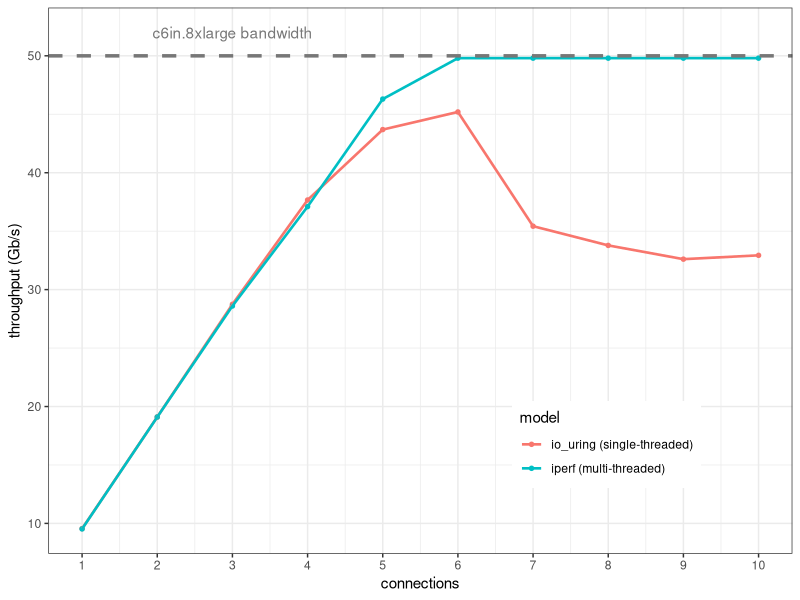

Reproduce this figure in R.
library(ggplot2)
library(data.table)

io_uring <-
  fread("logs/micro-benchmarks/2024_07_24_02_28_00_single_thread_multiple_conn.csv")
iperf <-
  fread("logs/micro-benchmarks/2024_07_24_02_46_00_iperf.csv")

io_uring[, model := "io_uring (single-threaded)"]
iperf[, model := "iperf (multi-threaded)"]

dt <-
  rbind(io_uring[traffic == 'ingress', .(connections, `throughput (Gb/s)`, model)], iperf)

ggplot(dt, aes(x = connections, y = `throughput (Gb/s)`, color=model)) +
  geom_point(size=1.2) +
  geom_line(linewidth=0.9) +
  geom_hline(yintercept=50, linetype="dashed",linewidth=1.2, color='#777777') +
  annotate("text", x=3, y=52, label="c6in.8xlarge bandwidth", color='#777777') +
  theme_bw() +
  theme(legend.position = c(0.75, 0.2)) +
  scale_x_continuous(breaks=1:10) +
  scale_y_continuous(breaks=seq(10,50,10))

